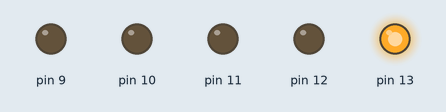
The sketch below on a simulated Arduino Uno, built with avr-gcc and run on an emulated ATmega328P. Shown: output pins drawn as LEDs (lit = HIGH).

Above: at 0.1 s.
At 0.9 s:
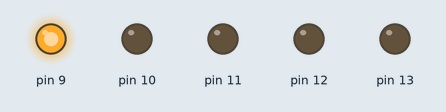
At 1.1 s:
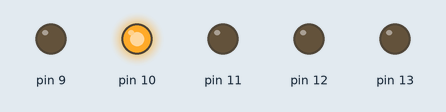
At 2.1 s:
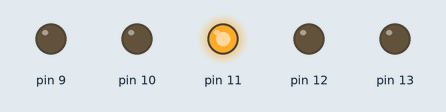
At 3.5 s:
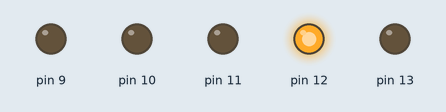
Timing chart, 0 to 3.8 s (numbered marks = the images above):
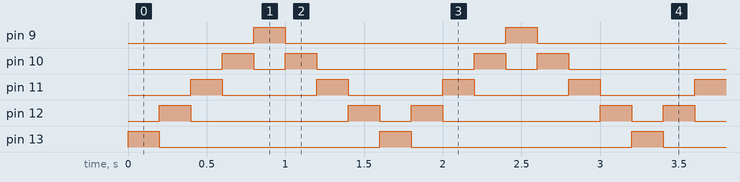

The sketch:

LightShow.ino
```cpp
int ledDelay = 200;

void setup() {
    pinMode(13, OUTPUT);
    pinMode(12, OUTPUT);
    pinMode(11, OUTPUT);
    pinMode(10, OUTPUT);
    pinMode(9, OUTPUT);
}

void loop() {
  digitalWrite(13, HIGH);
  delay(ledDelay);
  digitalWrite(13, LOW);

  digitalWrite(12, HIGH);
  delay(ledDelay);
  digitalWrite(12, LOW);

  digitalWrite(11, HIGH);
  delay(ledDelay);
  digitalWrite(11, LOW);

  digitalWrite(10, HIGH);
  delay(ledDelay);
  digitalWrite(10, LOW);

  digitalWrite(9, HIGH);
  delay(ledDelay);
  digitalWrite(9, LOW);

  digitalWrite(10, HIGH);
  delay(ledDelay);
  digitalWrite(10, LOW);

  digitalWrite(11, HIGH);
  delay(ledDelay);
  digitalWrite(11, LOW);

  digitalWrite(12, HIGH);
  delay(ledDelay);
  digitalWrite(12, LOW);

}
```

Measured:
- by itself, pin 9, pin 13: alternates HIGH for 0.20 s and LOW for 1.4 s
- by itself, pin 10: repeats every 1.6 s: LOW 0.20 s, HIGH 0.20 s, LOW 1.0 s, HIGH 0.20 s
- by itself, pin 11: alternates HIGH for 0.20 s and LOW for 0.60 s
- by itself, pin 12: repeats every 1.6 s: LOW 1.0 s, HIGH 0.20 s, LOW 0.20 s, HIGH 0.20 s
